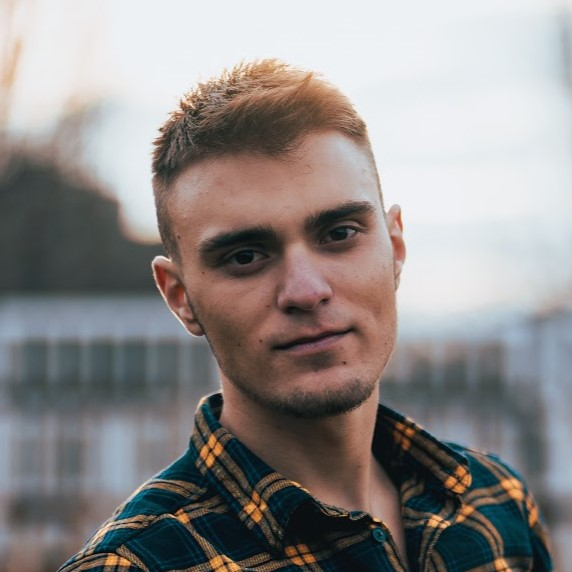
#> input picture data/profile-pic.jpg, 572 x 572 px
$ python morph_lines_detection.py ../../data/profile-pic.jpg
#> lines starting #> are read from the running program, lines starting #| are printed output that depends on the picture; after the words box and inside, x2 and y2 are one past the last pixel; in counts of white or black regions, pixels touching at a corner belong together
"""
@file morph_lines_detection.py
@brief Use morphology transformations for extracting horizontal and vertical lines sample code
"""

import numpy as np
import sys
import cv2 as cv


def show_wait_destroy(winname, img):
    cv.imshow(winname, img)
    cv.moveWindow(winname, 500, 0)
    cv.waitKey(0)
    cv.destroyWindow(winname)


def main(argv):
    # [load_image]
    # Check number of arguments
    if len(argv) < 1:
        print("Not enough parameters")
        print("Usage:\nmorph_lines_detection.py < path_to_image >")
        return -1
    # Load the image
    src = cv.imread(argv[0], cv.IMREAD_COLOR)
#> src is the input picture: shape (572, 572, 3); mean B, G, R 137.1, 138.5, 143
    # Check if image is loaded fine
    if src is None:
        print("Error opening image: " + argv[0])
        return -1
    # Show source image
    cv.imshow("src", src)
    # [load_image]
    # [gray]
    # Transform source image to gray if it is not already
    if len(src.shape) != 2:
        gray = cv.cvtColor(src, cv.COLOR_BGR2GRAY)
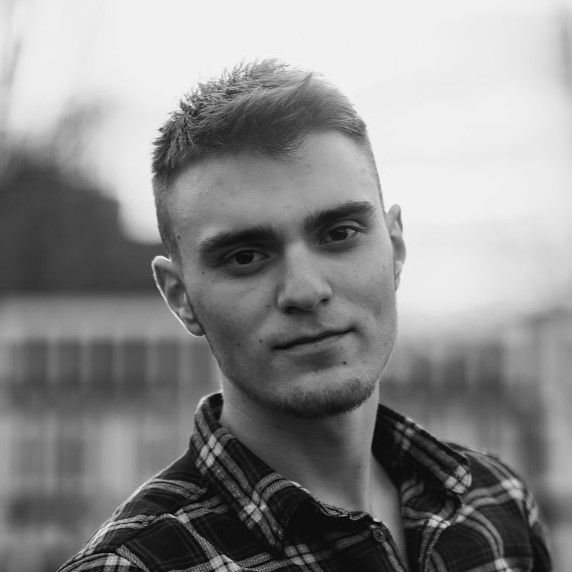
#> gray: shape (572, 572); min 2, max 248, mean 139.7
    else:
        gray = src
    # Show gray image
    show_wait_destroy("gray", gray)
    # [gray]
    # [bin]
    # Apply adaptiveThreshold at the bitwise_not of gray, notice the ~ symbol
    gray = cv.bitwise_not(gray)
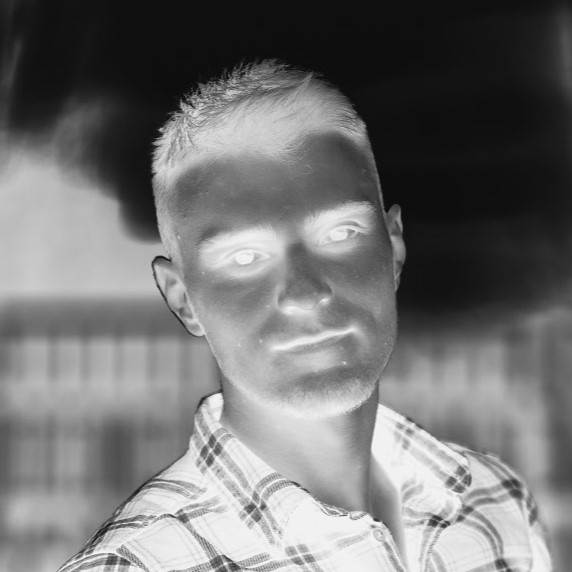
#> gray: shape (572, 572); min 7, max 253, mean 115.3
    bw = cv.adaptiveThreshold(
        gray, 255, cv.ADAPTIVE_THRESH_MEAN_C, cv.THRESH_BINARY, 15, -2
    )
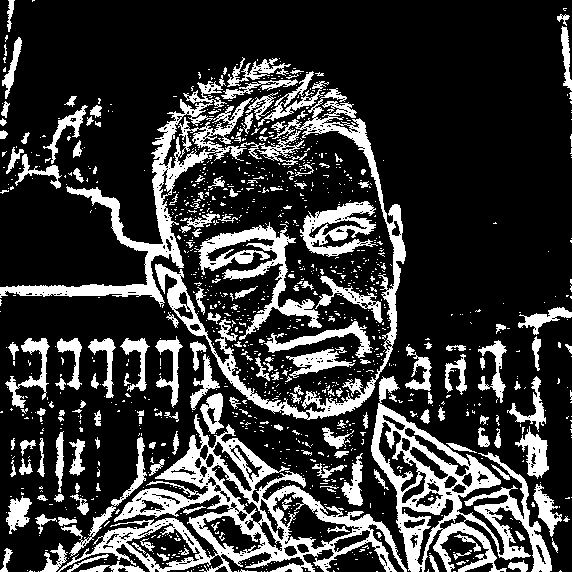
#> bw: shape (572, 572); 22.2% white; 1209 white regions (1024 under 20 px), largest, box (x1, y1, x2, y2) and area: (58, 414, 407, 572) 12676, (371, 376, 552, 572) 9704, (0, 75, 252, 308) 7296
    # Show binary image
    show_wait_destroy("binary", bw)
    # [bin]
    # [init]
    # Create the images that will use to extract the horizontal and vertical lines
    horizontal = np.copy(bw)
    vertical = np.copy(bw)
    # [init]
    # [horiz]
    # Specify size on horizontal axis
    cols = horizontal.shape[1]
#> cols = 572
    horizontal_size = cols // 30
#> horizontal_size = 19
    # Create structure element for extracting horizontal lines through morphology operations
    horizontalStructure = cv.getStructuringElement(cv.MORPH_RECT, (horizontal_size, 1))
    # Apply morphology operations
    horizontal = cv.erode(horizontal, horizontalStructure)
#> horizontal: shape (572, 572); 1.5% white; 172 white regions (121 under 20 px), largest, box (x1, y1, x2, y2) and area: (0, 285, 152, 296) 1034, (209, 230, 267, 248) 346, (275, 329, 357, 350) 259
    horizontal = cv.dilate(horizontal, horizontalStructure)
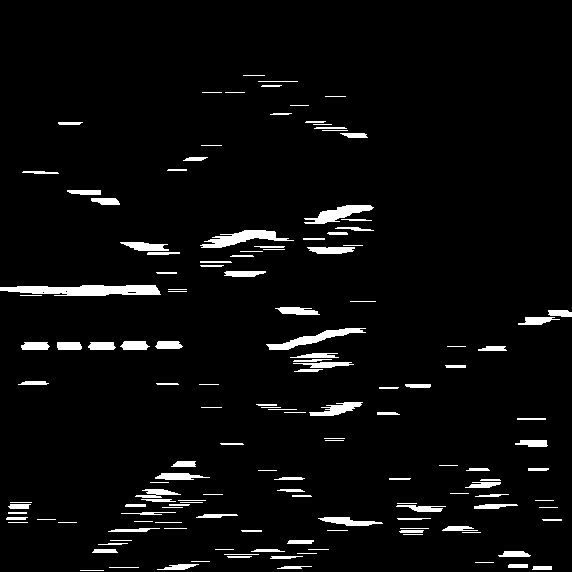
#> horizontal: shape (572, 572); 4.3% white; 147 white regions (19 under 20 px), largest, box (x1, y1, x2, y2) and area: (0, 285, 161, 296) 1332, (200, 230, 294, 248) 739, (266, 328, 366, 350) 658
    # Show extracted horizontal lines
    show_wait_destroy("horizontal", horizontal)
    # [horiz]
    # [vert]
    # Specify size on vertical axis
    rows = vertical.shape[0]
#> rows = 572
    verticalsize = rows // 30
#> verticalsize = 19
    # Create structure element for extracting vertical lines through morphology operations
    verticalStructure = cv.getStructuringElement(cv.MORPH_RECT, (1, verticalsize))
#> verticalStructure = 19 values from 1 to 1
    # Apply morphology operations
    vertical = cv.erode(vertical, verticalStructure)
#> vertical: shape (572, 572); 1.6% white; 127 white regions (74 under 20 px), largest, box (x1, y1, x2, y2) and area: (389, 230, 404, 335) 329, (154, 169, 166, 248) 241, (173, 345, 178, 397) 209
    vertical = cv.dilate(vertical, verticalStructure)
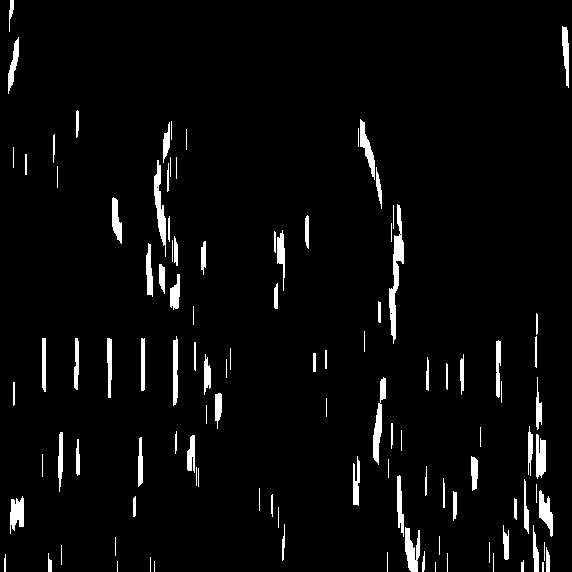
#> vertical: shape (572, 572); 3.9% white; 111 white regions (20 under 20 px), largest, box (x1, y1, x2, y2) and area: (389, 204, 404, 344) 800, (154, 160, 166, 257) 511, (373, 377, 386, 465) 486
    # Show extracted vertical lines
    show_wait_destroy("vertical", vertical)
    # [vert]
    # [smooth]
    # Inverse vertical image
    vertical = cv.bitwise_not(vertical)
    show_wait_destroy("vertical_bit", vertical)
    """
    Extract edges and smooth image according to the logic
    1. extract edges
    2. dilate(edges)
    3. src.copyTo(smooth)
    4. blur smooth img
    5. smooth.copyTo(src, edges)
    """
    # Step 1
    edges = cv.adaptiveThreshold(
        vertical, 255, cv.ADAPTIVE_THRESH_MEAN_C, cv.THRESH_BINARY, 3, -2
    )
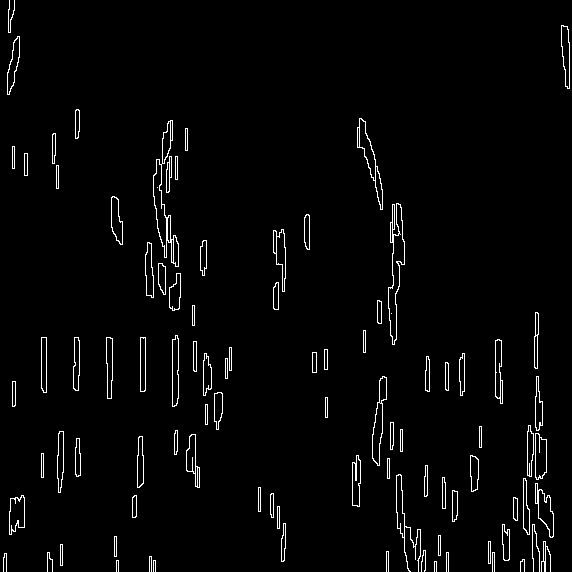
#> edges: shape (572, 572); 2.6% white in thin lines or dots
    show_wait_destroy("edges", edges)
    # Step 2
    kernel = np.ones((2, 2), np.uint8)
    edges = cv.dilate(edges, kernel)
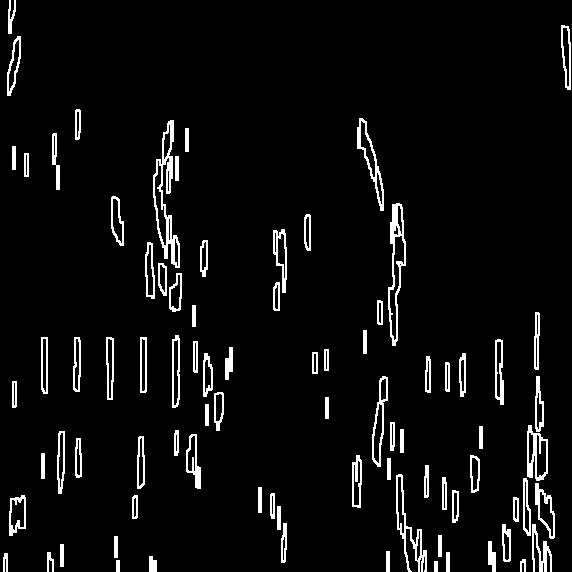
#> edges: shape (572, 572); 5.2% white; 84 white regions, largest, box (x1, y1, x2, y2) and area: (153, 120, 180, 268) 1187, (388, 203, 406, 346) 854, (396, 474, 427, 572) 687
    show_wait_destroy("dilate", edges)
    # Step 3
    smooth = np.copy(vertical)
    # Step 4
    smooth = cv.blur(smooth, (2, 2))
    # Step 5
    (rows, cols) = np.where(edges != 0)
    vertical[rows, cols] = smooth[rows, cols]
    # Show final result
    show_wait_destroy("smooth - final", vertical)
    # [smooth]
    return 0


if __name__ == "__main__":
    main(sys.argv[1:])
